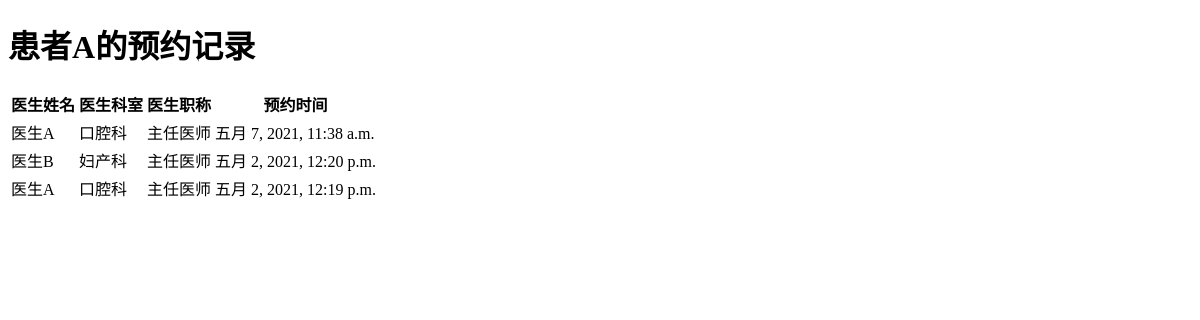
Page /patient/appointment (signed in) on the earlier database version.
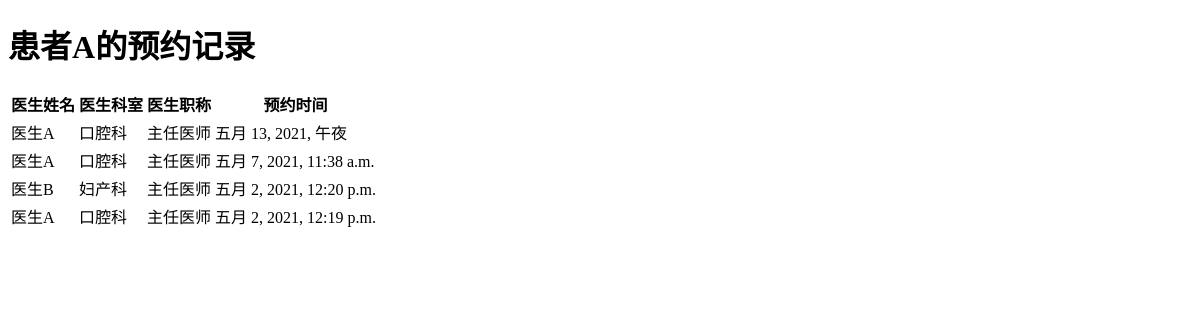
Same page on the later database version.
### Hospital/models.py (models this page shows, shortened)
class Patient(models.Model):
    name = models.CharField(max_length=10)  # 姓名
    password = models.CharField(max_length=32)  # 密码
    gender = models.CharField(max_length=32, choices=gender_choices)  # 性别
    identity_card_no = models.CharField(max_length=32, unique=True)  # 身份证号
    medical_insurance = models.BooleanField()  # 是否有医保
    telephone_no = models.CharField(max_length=32)  # 电话号码
    birth_date = models.DateField()  # 出生日期
    create_time = models.DateTimeField(auto_now_add=True)  # 注册时间

class Appointment(models.Model):
    patient = models.ForeignKey(Patient, on_delete=models.CASCADE) # 患者
    doctor = models.ForeignKey(Doctor, on_delete=models.CASCADE)  # 医生
    create_time = models.DateTimeField(auto_now_add=True)  # 创建时间
    appointment_time = models.DateTimeField()  # 预约时间
    isActive = models.BooleanField(default=True)  # 是否有效
    class Meta:
        ordering = ["-create_time"]

class Doctor(models.Model):
    department_choices = (
        ('Department of Internal Medicine', '内科'),
        ('Department of Surgery', '外科'),
        ('Department of Pediatrics', '儿科'),
        ('Department of Obstetrics and Gynecology', '妇产科'),
        ('Department of Traditional Chinese Medicine', '中医科'),
        ('Department of Dermatology', '皮肤科'),
        ('Department of Oral Medicine', '口腔科')
    )
    title_choices = (
        ('director physician', '主任医师'),
        ('assistant director physician', '副主任医师'),
        ('physician', '医师')
    )
    name = models.CharField(max_length=10)  # 姓名
    password = models.CharField(max_length=32)  # 密码
    gender = models.CharField(max_length=32, choices=gender_choices)  # 性别
    identity_card_no = models.CharField(max_length=32, unique=True)  # 身份证号
    department = models.CharField(max_length=64, choices=department_choices)  # 科室
    title = models.CharField(max_length=64, choices=title_choices)  # 职称
    description = models.TextField(max_length=500, default='暂无简介')  # 简介
    create_time = models.DateTimeField(auto_now_add=True)  # 注册时间

### Hospital/patientViews.py (the view)
# urls.py: path('patient/appointment', patientViews.appointment)
def appointment(request):
    identity_card_no = request.session['identity_card_no']
    patient = models.Patient.objects.get(identity_card_no=identity_card_no)
    appointments = models.Appointment.objects.filter(patient=patient)
    return render(request, 'patient/appointment.html', locals())

### Hospital/templates/patient/appointment.html (shortened to what this page needs)
<!DOCTYPE html>
<html lang="en">
<head>
</head>
<body>
<h1>{{ patient.name }}的预约记录</h1>
<table border="0">
    <th>医生姓名</th>
    <th>医生科室</th>
    <th>医生职称</th>
    <th>预约时间</th>
    {% for rec in appointments%}
    <tr>
        <td>{{ rec.doctor.name }}</td>
        <td>{{ rec.doctor.get_department_display }}</td>
        <td>{{ rec.doctor.get_title_display }}</td>
        <td>{{ rec.appointment_time }}</td>
    </tr>
    {% endfor %}
</table>
</body>
</html>

Differences in the rows shown:
added Appointment: doctor.name "医生A", doctor.department "口腔科", doctor "主任医师", appointment_time "五月 13, 2021, 午夜"
